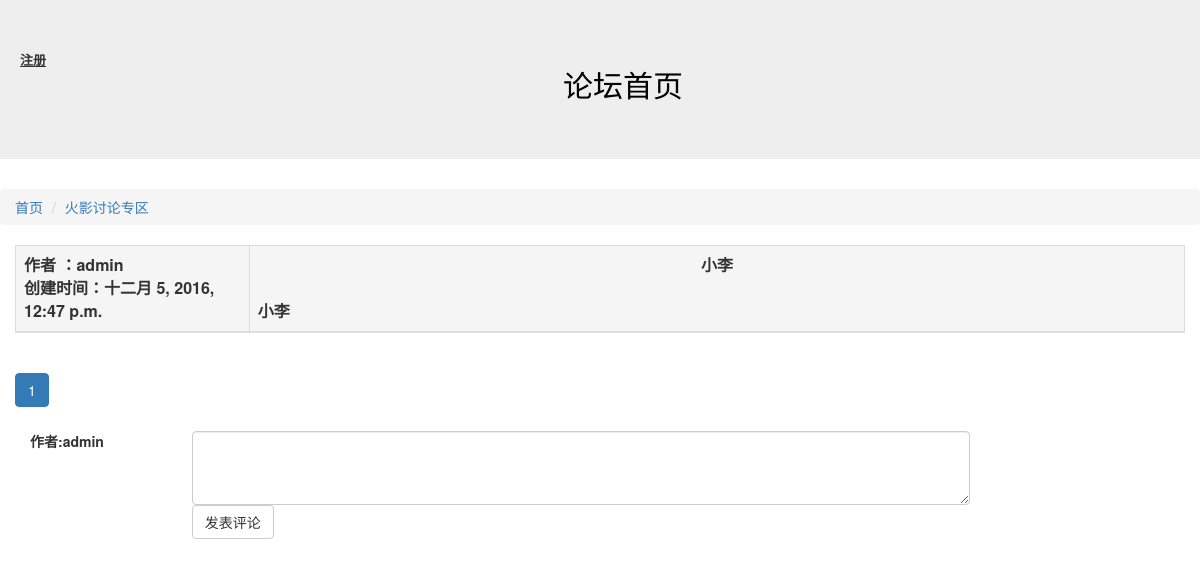
/article/detail/14 (signed in), run on an earlier commit of the app's database.
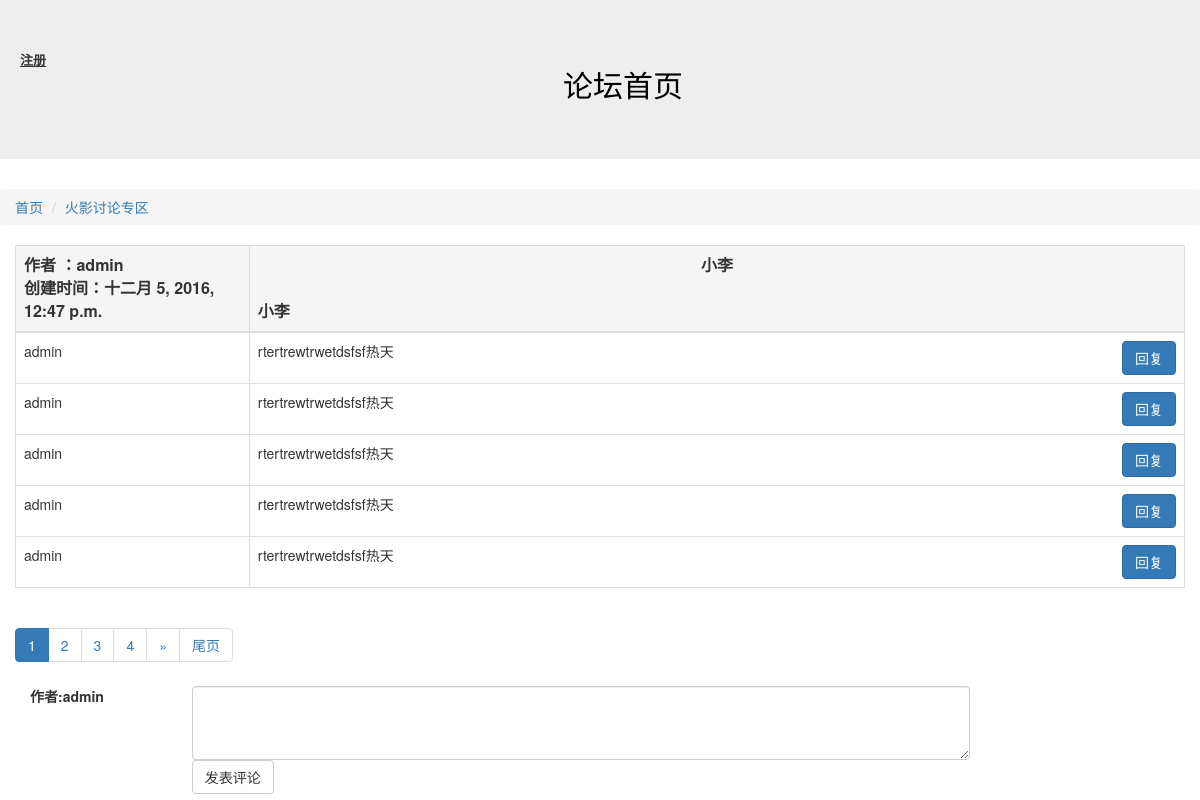
And on a later commit of the database.
### comment/models.py (models this page shows, shortened)
class Comment(models.Model):
    owner = models.ForeignKey(User,verbose_name="作者")
    article = models.ForeignKey(Article,verbose_name="文章ID")
    content = models.CharField("评论内容",max_length=10000)
    status = models.IntegerField("状态",choices=((0,"正常"),(-1,"关闭")))
    to_comment = models.ForeignKey("self",null=True,blank=True,verbose_name="被回复评论")
    create_timestamp = models.DateTimeField("创建时间",auto_now_add=True)
    last_timestamp = models.DateTimeField("最后更新时间",auto_now=True)
    class Meta:
        verbose_name = "评论"
        verbose_name_plural = "评论"

### article/views.py (the view)
# urls.py: url(r'^detail/(?P<d_id>\d+)',detail),
@login_required
def detail(request,d_id):
    d_id = int(d_id)
    article = Article.objects.get(id=d_id)
    page_no = int(request.GET.get("page_no","1"))
    all_comments = Comment.objects.filter(article=article,status=0).order_by("id")
    comments_objs,page = paginate_queryset(all_comments,page_no,5)
    return render(request,"detail.html",{"detail":article,"page":page,"comments":comments_objs})

### tools.py (called while the page is built)
def paginate_queryset(obj,page_no,cnt_per_page=10,half_show_length=5):
    p = Paginator(obj,cnt_per_page)
    if page_no > p.num_pages:
        page_no = p.num_pages
    if page_no <= 0:
        page_no = 1
    page_links = [ i for i in range(page_no - half_show_length,page_no + half_show_length+1) if i > 0 and i <= p.num_pages]
    page = p.page(page_no)
    count = p.count
    previous_link = page_links[0] -1
    next_link = page_links[-1]+1
    pagination_data = {"has_previous": previous_link > 0,
			"has_next": next_link <= p.num_pages,
			"previous_link":page_no-1,
			"next_link":page_no+1,
			"page_cnt":p.num_pages,
			"current_no":page_no,
			"page_links":page_links,
			"count":count,
}
    return (page.object_list,pagination_data)

### article/templates/detail.html (shortened to what this page needs)
{% extends "base.html" %}
{% block content %}
<ol class="breadcrumb">
  <li ><a href="/">首页</a></li>
  <li class="active"><a href="/article/list/{{ detail.block.id }}">{{ detail.block.names }}</a></li>
</ol>
<div class="col-sm-12">
<table class="table table-bordered">
        <thead>
         <th class="active" style=width:20%;font-size:16px>作者  ：{{ detail.owner }}</br> 创建时间：{{ detail.create_timestamp }}   </br></th>
         <th class="active" style=with:60%;font-size:16px><center>{{ detail.title }} </center></br> {{ detail.content }} </th>
        </thead>
        <tbody>
        {%for comment in comments %}
        <tr >
                <td>{{ comment.owner }}</td>
                <td>
{{ comment.content | linebreaksbr }} <a href="#replyRegion" data-id="{{ comment.id }}"  class="replyBtn btn btn-primary pull-right">回复</a>  </td>
        </tr>
        {% endfor %}
        </tbody>
</table>
{% include "Pagination.html" %}
</div>
<div class="col-sm-10">
<div class="form-group">
<label for="inputEmail3" class="col-sm-2 control-label">作者:{{ request.user }}</label>
<div id="replyRegion" class="col-sm-10">
<textarea id="commentContent" class="form-control" rows="3"></textarea>
</div>
</div>
<div class="form-group">
    <div class="col-sm-offset-2 col-sm-10">
      <button id="commentBtn" type="submit" class="btn btn-default">发表评论</button>
    </div>
  </div>
</div>
{% endblock %}

What changed in the data, as far as the page shows it:
added Comment: owner "admin", content "rtertrewtrwetdsfsf热天"
added Comment: owner "admin", content "rtertrewtrwetdsfsf热天"
added Comment: owner "admin", content "rtertrewtrwetdsfsf热天"
added Comment: owner "admin", content "rtertrewtrwetdsfsf热天"
added Comment: owner "admin", content "rtertrewtrwetdsfsf热天"
Also different on the page:
new list line: "2"
new list line: "3"
new list line: "4"
text now shown: "» 尾页"
